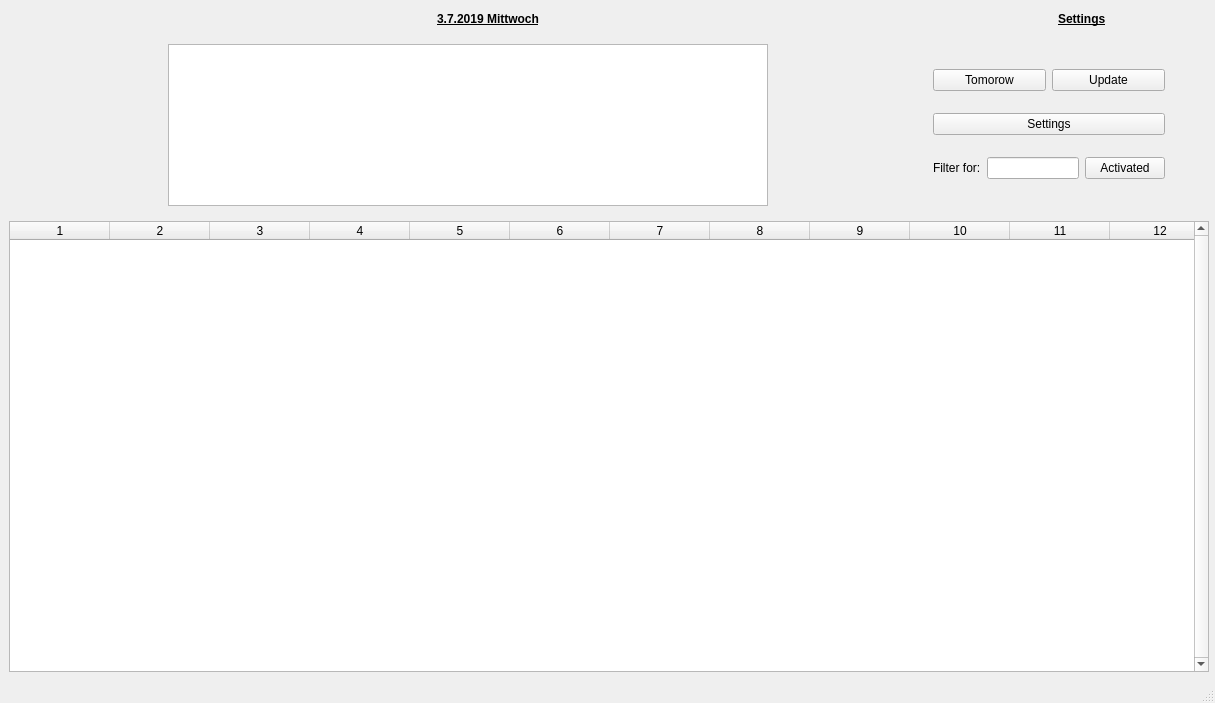
<?xml version="1.0" encoding="UTF-8"?>
<ui version="4.0">
 <class>MainWindow</class>
 <widget class="QMainWindow" name="MainWindow">
  <property name="geometry">
   <rect>
    <x>0</x>
    <y>0</y>
    <width>1215</width>
    <height>703</height>
   </rect>
  </property>
  <property name="sizePolicy">
   <sizepolicy hsizetype="Fixed" vsizetype="Fixed">
    <horstretch>0</horstretch>
    <verstretch>0</verstretch>
   </sizepolicy>
  </property>
  <property name="minimumSize">
   <size>
    <width>1215</width>
    <height>500</height>
   </size>
  </property>
  <property name="maximumSize">
   <size>
    <width>1215</width>
    <height>3000</height>
   </size>
  </property>
  <property name="windowTitle">
   <string>IServ-Manager</string>
  </property>
  <property name="windowIcon">
   <iconset>
    <normaloff>IServ_icon.png</normaloff>IServ_icon.png</iconset>
  </property>
  <property name="layoutDirection">
   <enum>Qt::LeftToRight</enum>
  </property>
  <property name="animated">
   <bool>false</bool>
  </property>
  <property name="tabShape">
   <enum>QTabWidget::Rounded</enum>
  </property>
  <widget class="QWidget" name="centralwidget">
   <property name="sizePolicy">
    <sizepolicy hsizetype="Fixed" vsizetype="Fixed">
     <horstretch>0</horstretch>
     <verstretch>0</verstretch>
    </sizepolicy>
   </property>
   <property name="minimumSize">
    <size>
     <width>1215</width>
     <height>500</height>
    </size>
   </property>
   <property name="maximumSize">
    <size>
     <width>1215</width>
     <height>3000</height>
    </size>
   </property>
   <layout class="QVBoxLayout" name="verticalLayout">
    <property name="sizeConstraint">
     <enum>QLayout::SetMaximumSize</enum>
    </property>
    <item>
     <layout class="QHBoxLayout" name="horizontalLayout_5">
      <item>
       <spacer name="horizontalSpacer_8">
        <property name="orientation">
         <enum>Qt::Horizontal</enum>
        </property>
        <property name="sizeType">
         <enum>QSizePolicy::Fixed</enum>
        </property>
        <property name="sizeHint" stdset="0">
         <size>
          <width>170</width>
          <height>20</height>
         </size>
        </property>
       </spacer>
      </item>
      <item>
       <spacer name="horizontalSpacer_2">
        <property name="orientation">
         <enum>Qt::Horizontal</enum>
        </property>
        <property name="sizeType">
         <enum>QSizePolicy::Expanding</enum>
        </property>
        <property name="sizeHint" stdset="0">
         <size>
          <width>20</width>
          <height>20</height>
         </size>
        </property>
       </spacer>
      </item>
      <item>
       <widget class="QLabel" name="label">
        <property name="sizePolicy">
         <sizepolicy hsizetype="Fixed" vsizetype="Preferred">
          <horstretch>0</horstretch>
          <verstretch>0</verstretch>
         </sizepolicy>
        </property>
        <property name="font">
         <font>
          <weight>75</weight>
          <bold>true</bold>
          <underline>true</underline>
         </font>
        </property>
        <property name="text">
         <string>3.7.2019 Mittwoch</string>
        </property>
       </widget>
      </item>
      <item>
       <spacer name="horizontalSpacer_9">
        <property name="orientation">
         <enum>Qt::Horizontal</enum>
        </property>
        <property name="sizeHint" stdset="0">
         <size>
          <width>20</width>
          <height>20</height>
         </size>
        </property>
       </spacer>
      </item>
      <item>
       <spacer name="horizontalSpacer">
        <property name="orientation">
         <enum>Qt::Horizontal</enum>
        </property>
        <property name="sizeType">
         <enum>QSizePolicy::Fixed</enum>
        </property>
        <property name="sizeHint" stdset="0">
         <size>
          <width>255</width>
          <height>20</height>
         </size>
        </property>
       </spacer>
      </item>
      <item>
       <widget class="QLabel" name="label_2">
        <property name="sizePolicy">
         <sizepolicy hsizetype="Fixed" vsizetype="Minimum">
          <horstretch>0</horstretch>
          <verstretch>0</verstretch>
         </sizepolicy>
        </property>
        <property name="font">
         <font>
          <weight>75</weight>
          <bold>true</bold>
          <underline>true</underline>
         </font>
        </property>
        <property name="text">
         <string>Settings</string>
        </property>
       </widget>
      </item>
      <item>
       <spacer name="horizontalSpacer_4">
        <property name="orientation">
         <enum>Qt::Horizontal</enum>
        </property>
        <property name="sizeType">
         <enum>QSizePolicy::Fixed</enum>
        </property>
        <property name="sizeHint" stdset="0">
         <size>
          <width>100</width>
          <height>20</height>
         </size>
        </property>
       </spacer>
      </item>
     </layout>
    </item>
    <item>
     <widget class="QWidget" name="horizontalWidget" native="true">
      <property name="minimumSize">
       <size>
        <width>0</width>
        <height>180</height>
       </size>
      </property>
      <property name="maximumSize">
       <size>
        <width>16777215</width>
        <height>180</height>
       </size>
      </property>
      <layout class="QHBoxLayout" name="horizontalLayout">
       <item>
        <spacer name="horizontalSpacer_3">
         <property name="orientation">
          <enum>Qt::Horizontal</enum>
         </property>
         <property name="sizeType">
          <enum>QSizePolicy::Fixed</enum>
         </property>
         <property name="sizeHint" stdset="0">
          <size>
           <width>150</width>
           <height>20</height>
          </size>
         </property>
        </spacer>
       </item>
       <item>
        <spacer name="horizontalSpacer_6">
         <property name="orientation">
          <enum>Qt::Horizontal</enum>
         </property>
         <property name="sizeType">
          <enum>QSizePolicy::Fixed</enum>
         </property>
         <property name="sizeHint" stdset="0">
          <size>
           <width>0</width>
           <height>20</height>
          </size>
         </property>
        </spacer>
       </item>
       <item>
        <widget class="QTextEdit" name="textEdit">
         <property name="sizePolicy">
          <sizepolicy hsizetype="Fixed" vsizetype="Expanding">
           <horstretch>0</horstretch>
           <verstretch>0</verstretch>
          </sizepolicy>
         </property>
         <property name="minimumSize">
          <size>
           <width>600</width>
           <height>0</height>
          </size>
         </property>
         <property name="horizontalScrollBarPolicy">
          <enum>Qt::ScrollBarAlwaysOff</enum>
         </property>
         <property name="readOnly">
          <bool>true</bool>
         </property>
        </widget>
       </item>
       <item>
        <spacer name="horizontalSpacer_5">
         <property name="orientation">
          <enum>Qt::Horizontal</enum>
         </property>
         <property name="sizeType">
          <enum>QSizePolicy::Fixed</enum>
         </property>
         <property name="sizeHint" stdset="0">
          <size>
           <width>150</width>
           <height>20</height>
          </size>
         </property>
        </spacer>
       </item>
       <item>
        <widget class="QWidget" name="verticalWidget_2" native="true">
         <property name="sizePolicy">
          <sizepolicy hsizetype="Minimum" vsizetype="Minimum">
           <horstretch>0</horstretch>
           <verstretch>0</verstretch>
          </sizepolicy>
         </property>
         <property name="maximumSize">
          <size>
           <width>250</width>
           <height>16777215</height>
          </size>
         </property>
         <layout class="QVBoxLayout" name="verticalLayout_2">
          <item>
           <layout class="QHBoxLayout" name="horizontalLayout_4">
            <item>
             <widget class="QPushButton" name="pushButton_change_day">
              <property name="text">
               <string>Tomorow</string>
              </property>
             </widget>
            </item>
            <item>
             <widget class="QPushButton" name="pushButton_update">
              <property name="text">
               <string>Update</string>
              </property>
             </widget>
            </item>
           </layout>
          </item>
          <item>
           <layout class="QHBoxLayout" name="horizontalLayout_2">
            <item>
             <widget class="QPushButton" name="pushButton_settings">
              <property name="text">
               <string>Settings</string>
              </property>
             </widget>
            </item>
           </layout>
          </item>
          <item>
           <layout class="QHBoxLayout" name="horizontalLayout_3">
            <item>
             <widget class="QLabel" name="label_3">
              <property name="text">
               <string>Filter for:</string>
              </property>
             </widget>
            </item>
            <item>
             <widget class="QLineEdit" name="lineEdit"/>
            </item>
            <item>
             <widget class="QPushButton" name="pushButton_accept_line">
              <property name="text">
               <string>Activated</string>
              </property>
              <property name="checkable">
               <bool>true</bool>
              </property>
             </widget>
            </item>
           </layout>
          </item>
         </layout>
        </widget>
       </item>
       <item>
        <spacer name="horizontalSpacer_7">
         <property name="orientation">
          <enum>Qt::Horizontal</enum>
         </property>
         <property name="sizeHint" stdset="0">
          <size>
           <width>40</width>
           <height>20</height>
          </size>
         </property>
        </spacer>
       </item>
      </layout>
     </widget>
    </item>
    <item>
     <widget class="QTableWidget" name="tableWidget">
      <property name="sizePolicy">
       <sizepolicy hsizetype="Fixed" vsizetype="Expanding">
        <horstretch>0</horstretch>
        <verstretch>0</verstretch>
       </sizepolicy>
      </property>
      <property name="minimumSize">
       <size>
        <width>1200</width>
        <height>200</height>
       </size>
      </property>
      <property name="maximumSize">
       <size>
        <width>1200</width>
        <height>16777215</height>
       </size>
      </property>
      <property name="verticalScrollBarPolicy">
       <enum>Qt::ScrollBarAlwaysOn</enum>
      </property>
      <property name="horizontalScrollBarPolicy">
       <enum>Qt::ScrollBarAlwaysOff</enum>
      </property>
      <property name="sizeAdjustPolicy">
       <enum>QAbstractScrollArea::AdjustIgnored</enum>
      </property>
      <property name="showDropIndicator" stdset="0">
       <bool>false</bool>
      </property>
      <property name="dragDropOverwriteMode">
       <bool>false</bool>
      </property>
      <property name="showGrid">
       <bool>true</bool>
      </property>
      <property name="gridStyle">
       <enum>Qt::NoPen</enum>
      </property>
      <property name="columnCount">
       <number>12</number>
      </property>
      <attribute name="horizontalHeaderCascadingSectionResizes">
       <bool>false</bool>
      </attribute>
      <attribute name="horizontalHeaderDefaultSectionSize">
       <number>100</number>
      </attribute>
      <attribute name="horizontalHeaderStretchLastSection">
       <bool>false</bool>
      </attribute>
      <attribute name="verticalHeaderVisible">
       <bool>false</bool>
      </attribute>
      <column/>
      <column/>
      <column/>
      <column/>
      <column/>
      <column/>
      <column/>
      <column/>
      <column/>
      <column/>
      <column/>
      <column/>
     </widget>
    </item>
   </layout>
  </widget>
  <widget class="QStatusBar" name="statusbar"/>
 </widget>
 <resources/>
 <connections/>
</ui>
